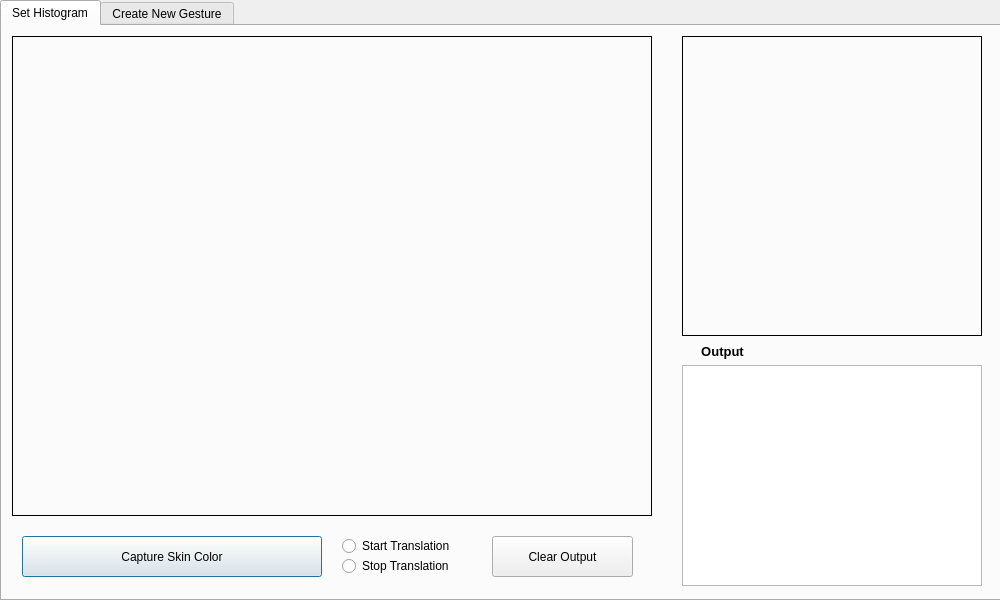
<?xml version="1.0" encoding="UTF-8"?>
<ui version="4.0">
 <class>Dialog</class>
 <widget class="QDialog" name="Dialog">
  <property name="geometry">
   <rect>
    <x>0</x>
    <y>0</y>
    <width>1000</width>
    <height>600</height>
   </rect>
  </property>
  <property name="windowTitle">
   <string>Dialog</string>
  </property>
  <widget class="QTabWidget" name="tabWidget">
   <property name="geometry">
    <rect>
     <x>0</x>
     <y>0</y>
     <width>1001</width>
     <height>601</height>
    </rect>
   </property>
   <property name="font">
    <font>
     <pointsize>9</pointsize>
    </font>
   </property>
   <property name="currentIndex">
    <number>0</number>
   </property>
   <widget class="QWidget" name="setHistTab">
    <attribute name="title">
     <string>Set Histogram</string>
    </attribute>
    <widget class="QLabel" name="videoDisplay">
     <property name="geometry">
      <rect>
       <x>10</x>
       <y>10</y>
       <width>640</width>
       <height>480</height>
      </rect>
     </property>
     <property name="frameShape">
      <enum>QFrame::Box</enum>
     </property>
     <property name="text">
      <string/>
     </property>
    </widget>
    <widget class="QLabel" name="threshDisplay">
     <property name="geometry">
      <rect>
       <x>680</x>
       <y>10</y>
       <width>300</width>
       <height>300</height>
      </rect>
     </property>
     <property name="frameShape">
      <enum>QFrame::Box</enum>
     </property>
     <property name="text">
      <string/>
     </property>
    </widget>
    <widget class="QTextBrowser" name="transOutTxt">
     <property name="geometry">
      <rect>
       <x>680</x>
       <y>339</y>
       <width>300</width>
       <height>221</height>
      </rect>
     </property>
     <property name="font">
      <font>
       <pointsize>10</pointsize>
      </font>
     </property>
     <property name="html">
      <string>&lt;!DOCTYPE HTML PUBLIC &quot;-//W3C//DTD HTML 4.0//EN&quot; &quot;http://www.w3.org/TR/REC-html40/strict.dtd&quot;&gt;
&lt;html&gt;&lt;head&gt;&lt;meta name=&quot;qrichtext&quot; content=&quot;1&quot; /&gt;&lt;style type=&quot;text/css&quot;&gt;
p, li { white-space: pre-wrap; }
&lt;/style&gt;&lt;/head&gt;&lt;body style=&quot; font-family:'MS Shell Dlg 2'; font-size:10pt; font-weight:400; font-style:normal;&quot;&gt;
&lt;p style=&quot;-qt-paragraph-type:empty; margin-top:0px; margin-bottom:0px; margin-left:0px; margin-right:0px; -qt-block-indent:0; text-indent:0px; font-size:12pt;&quot;&gt;&lt;br /&gt;&lt;/p&gt;&lt;/body&gt;&lt;/html&gt;</string>
     </property>
    </widget>
    <widget class="QLabel" name="label_8">
     <property name="geometry">
      <rect>
       <x>680</x>
       <y>310</y>
       <width>81</width>
       <height>31</height>
      </rect>
     </property>
     <property name="font">
      <font>
       <pointsize>10</pointsize>
       <weight>75</weight>
       <bold>true</bold>
      </font>
     </property>
     <property name="text">
      <string>Output</string>
     </property>
     <property name="alignment">
      <set>Qt::AlignCenter</set>
     </property>
    </widget>
    <widget class="QPushButton" name="captureBtn">
     <property name="geometry">
      <rect>
       <x>20</x>
       <y>510</y>
       <width>300</width>
       <height>41</height>
      </rect>
     </property>
     <property name="font">
      <font>
       <pointsize>9</pointsize>
      </font>
     </property>
     <property name="text">
      <string>Capture Skin Color</string>
     </property>
    </widget>
    <widget class="QRadioButton" name="startRadBtn">
     <property name="geometry">
      <rect>
       <x>340</x>
       <y>510</y>
       <width>141</width>
       <height>20</height>
      </rect>
     </property>
     <property name="text">
      <string>Start Translation</string>
     </property>
    </widget>
    <widget class="QRadioButton" name="stopRadBtn">
     <property name="geometry">
      <rect>
       <x>340</x>
       <y>530</y>
       <width>131</width>
       <height>20</height>
      </rect>
     </property>
     <property name="text">
      <string>Stop Translation</string>
     </property>
    </widget>
    <widget class="QPushButton" name="clearBtn">
     <property name="geometry">
      <rect>
       <x>490</x>
       <y>510</y>
       <width>141</width>
       <height>41</height>
      </rect>
     </property>
     <property name="font">
      <font>
       <pointsize>9</pointsize>
      </font>
     </property>
     <property name="text">
      <string>Clear Output</string>
     </property>
    </widget>
   </widget>
   <widget class="QWidget" name="gestureTab">
    <attribute name="title">
     <string>Create New Gesture</string>
    </attribute>
    <widget class="QPushButton" name="upImgBtn">
     <property name="geometry">
      <rect>
       <x>670</x>
       <y>20</y>
       <width>300</width>
       <height>41</height>
      </rect>
     </property>
     <property name="font">
      <font>
       <pointsize>9</pointsize>
      </font>
     </property>
     <property name="text">
      <string>Upload Histogram Image</string>
     </property>
    </widget>
    <widget class="QPushButton" name="upVidBtn">
     <property name="geometry">
      <rect>
       <x>670</x>
       <y>130</y>
       <width>300</width>
       <height>41</height>
      </rect>
     </property>
     <property name="font">
      <font>
       <pointsize>9</pointsize>
      </font>
     </property>
     <property name="text">
      <string>Upload Gesture Video</string>
     </property>
    </widget>
    <widget class="QPushButton" name="newGestBtn">
     <property name="geometry">
      <rect>
       <x>20</x>
       <y>510</y>
       <width>300</width>
       <height>41</height>
      </rect>
     </property>
     <property name="font">
      <font>
       <pointsize>9</pointsize>
      </font>
     </property>
     <property name="text">
      <string>Create Gesture</string>
     </property>
    </widget>
    <widget class="QLabel" name="label_5">
     <property name="geometry">
      <rect>
       <x>670</x>
       <y>240</y>
       <width>301</width>
       <height>20</height>
      </rect>
     </property>
     <property name="font">
      <font>
       <weight>75</weight>
       <bold>true</bold>
      </font>
     </property>
     <property name="text">
      <string>Gesture ID Number</string>
     </property>
     <property name="alignment">
      <set>Qt::AlignCenter</set>
     </property>
    </widget>
    <widget class="QLabel" name="label_6">
     <property name="geometry">
      <rect>
       <x>670</x>
       <y>320</y>
       <width>301</width>
       <height>20</height>
      </rect>
     </property>
     <property name="font">
      <font>
       <weight>75</weight>
       <bold>true</bold>
      </font>
     </property>
     <property name="text">
      <string>Gesture English Translation</string>
     </property>
     <property name="alignment">
      <set>Qt::AlignCenter</set>
     </property>
    </widget>
    <widget class="QTextBrowser" name="gestOutTxt">
     <property name="geometry">
      <rect>
       <x>340</x>
       <y>410</y>
       <width>631</width>
       <height>141</height>
      </rect>
     </property>
    </widget>
    <widget class="QLabel" name="gestImgDisplay">
     <property name="geometry">
      <rect>
       <x>50</x>
       <y>20</y>
       <width>240</width>
       <height>426</height>
      </rect>
     </property>
     <property name="frameShape">
      <enum>QFrame::Box</enum>
     </property>
     <property name="text">
      <string/>
     </property>
    </widget>
    <widget class="QPlainTextEdit" name="IDTextEdit">
     <property name="geometry">
      <rect>
       <x>670</x>
       <y>260</y>
       <width>301</width>
       <height>41</height>
      </rect>
     </property>
    </widget>
    <widget class="QPlainTextEdit" name="EngTextEdit">
     <property name="geometry">
      <rect>
       <x>670</x>
       <y>340</y>
       <width>301</width>
       <height>41</height>
      </rect>
     </property>
    </widget>
    <widget class="QLabel" name="gestVidDisplay">
     <property name="geometry">
      <rect>
       <x>350</x>
       <y>20</y>
       <width>300</width>
       <height>300</height>
      </rect>
     </property>
     <property name="frameShape">
      <enum>QFrame::Box</enum>
     </property>
     <property name="text">
      <string/>
     </property>
    </widget>
    <widget class="QLabel" name="label_3">
     <property name="geometry">
      <rect>
       <x>50</x>
       <y>450</y>
       <width>240</width>
       <height>41</height>
      </rect>
     </property>
     <property name="font">
      <font>
       <weight>75</weight>
       <bold>true</bold>
      </font>
     </property>
     <property name="text">
      <string>Hand Histogram Image
16:9 ratio only</string>
     </property>
     <property name="alignment">
      <set>Qt::AlignCenter</set>
     </property>
    </widget>
    <widget class="QLabel" name="label_4">
     <property name="geometry">
      <rect>
       <x>350</x>
       <y>320</y>
       <width>300</width>
       <height>51</height>
      </rect>
     </property>
     <property name="font">
      <font>
       <weight>75</weight>
       <bold>true</bold>
      </font>
     </property>
     <property name="text">
      <string>Gesture Sample Video
1:1 ratio only</string>
     </property>
     <property name="alignment">
      <set>Qt::AlignCenter</set>
     </property>
    </widget>
    <widget class="QPlainTextEdit" name="imgFileTxt">
     <property name="geometry">
      <rect>
       <x>670</x>
       <y>70</y>
       <width>301</width>
       <height>41</height>
      </rect>
     </property>
    </widget>
    <widget class="QPlainTextEdit" name="vidFileTxt">
     <property name="geometry">
      <rect>
       <x>670</x>
       <y>180</y>
       <width>301</width>
       <height>41</height>
      </rect>
     </property>
    </widget>
    <widget class="QPushButton" name="rotCCWBtn">
     <property name="geometry">
      <rect>
       <x>350</x>
       <y>330</y>
       <width>51</width>
       <height>51</height>
      </rect>
     </property>
     <property name="font">
      <font>
       <pointsize>20</pointsize>
       <weight>75</weight>
       <bold>true</bold>
      </font>
     </property>
     <property name="text">
      <string>↶</string>
     </property>
    </widget>
    <widget class="QPushButton" name="rotCWBtn">
     <property name="geometry">
      <rect>
       <x>600</x>
       <y>330</y>
       <width>51</width>
       <height>51</height>
      </rect>
     </property>
     <property name="font">
      <font>
       <pointsize>20</pointsize>
       <weight>75</weight>
       <bold>true</bold>
      </font>
     </property>
     <property name="text">
      <string>↷</string>
     </property>
    </widget>
    <widget class="QLabel" name="label_7">
     <property name="geometry">
      <rect>
       <x>340</x>
       <y>390</y>
       <width>81</width>
       <height>20</height>
      </rect>
     </property>
     <property name="font">
      <font>
       <weight>75</weight>
       <bold>true</bold>
      </font>
     </property>
     <property name="text">
      <string>Output</string>
     </property>
     <property name="alignment">
      <set>Qt::AlignCenter</set>
     </property>
    </widget>
   </widget>
  </widget>
 </widget>
 <resources/>
 <connections/>
</ui>
